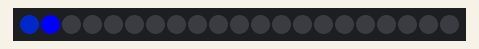
This sketch was run on a simulated Arduino Uno, built with avr-gcc and run on an emulated ATmega328P. On the bench: 21 RGB LEDs in strip order, left to right. Dim RGB values are drawn brighter than linear.

Above: at 0.07 s.
At 1.7 s:
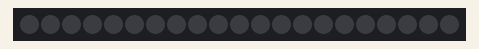
At 3.08 s:
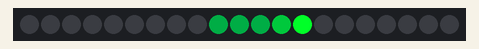
At 4.51 s:
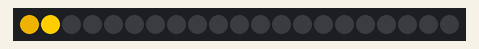
At 5.9 s:
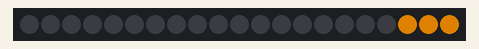
At 7.25 s:
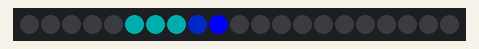

The sketch:

Comet.ino
```cpp
#include <Adafruit_NeoPixel.h>

#define PIN    6
#define N_LEDS 21

Adafruit_NeoPixel strip = Adafruit_NeoPixel(N_LEDS, PIN, NEO_GRB + NEO_KHZ800);

// Creating values for the "comet" chain, with the bright lead, a dimmer transition, and three trailing as the tail
#define BLUE_HEAD strip.Color(0,0,255)
#define BLUE_NECK strip.Color(0,20,100)
#define BLUE_TAIL strip.Color(0,50,50)

#define GREEN_HEAD strip.Color(0,255,40)
#define GREEN_NECK strip.Color(0,100,30)
#define GREEN_TAIL strip.Color(0,50,20)

#define YELLOW_HEAD strip.Color(255,205,0)
#define YELLOW_NECK strip.Color(200,150,0)
#define YELLOW_TAIL strip.Color(155,90,0)

void setup() {
  strip.begin();
}

void loop() {
  chase();
}

static void chase() {
  for(uint16_t i=0; i<strip.numPixels()+5; i++) {
    strip.setPixelColor(i, BLUE_HEAD); // Draw new pixel
    strip.setPixelColor(i-1, BLUE_NECK);
    strip.setPixelColor(i-2, BLUE_TAIL);
    strip.setPixelColor(i-3, BLUE_TAIL);
    strip.setPixelColor(i-4, BLUE_TAIL);
    strip.setPixelColor(i-5, 0); // Erase pixel a few steps back
    strip.show();
    delay(65);
  }

  delay(500);

  for(uint16_t i=0; i<strip.numPixels()+5; i++) {
    strip.setPixelColor(i, GREEN_HEAD); // Draw new pixel
    strip.setPixelColor(i-1, GREEN_NECK);
    strip.setPixelColor(i-2, GREEN_TAIL);
    strip.setPixelColor(i-3, GREEN_TAIL);
    strip.setPixelColor(i-4, GREEN_TAIL);
    strip.setPixelColor(i-5, 0); // Erase pixel a few steps back
    strip.show();
    delay(65);
  }

  delay(500);

  for(uint16_t i=0; i<strip.numPixels()+5; i++) {
    strip.setPixelColor(i, YELLOW_HEAD); // Draw new pixel
    strip.setPixelColor(i-1, YELLOW_NECK);
    strip.setPixelColor(i-2, YELLOW_TAIL);
    strip.setPixelColor(i-3, YELLOW_TAIL);
    strip.setPixelColor(i-4, YELLOW_TAIL);
    strip.setPixelColor(i-5, 0); // Erase pixel a few steps back
    strip.show();
    delay(65);
  }

  delay(500);
}
```

Measured:
- by itself, everything shown: repeats every 6.7 s, in 78 steps
